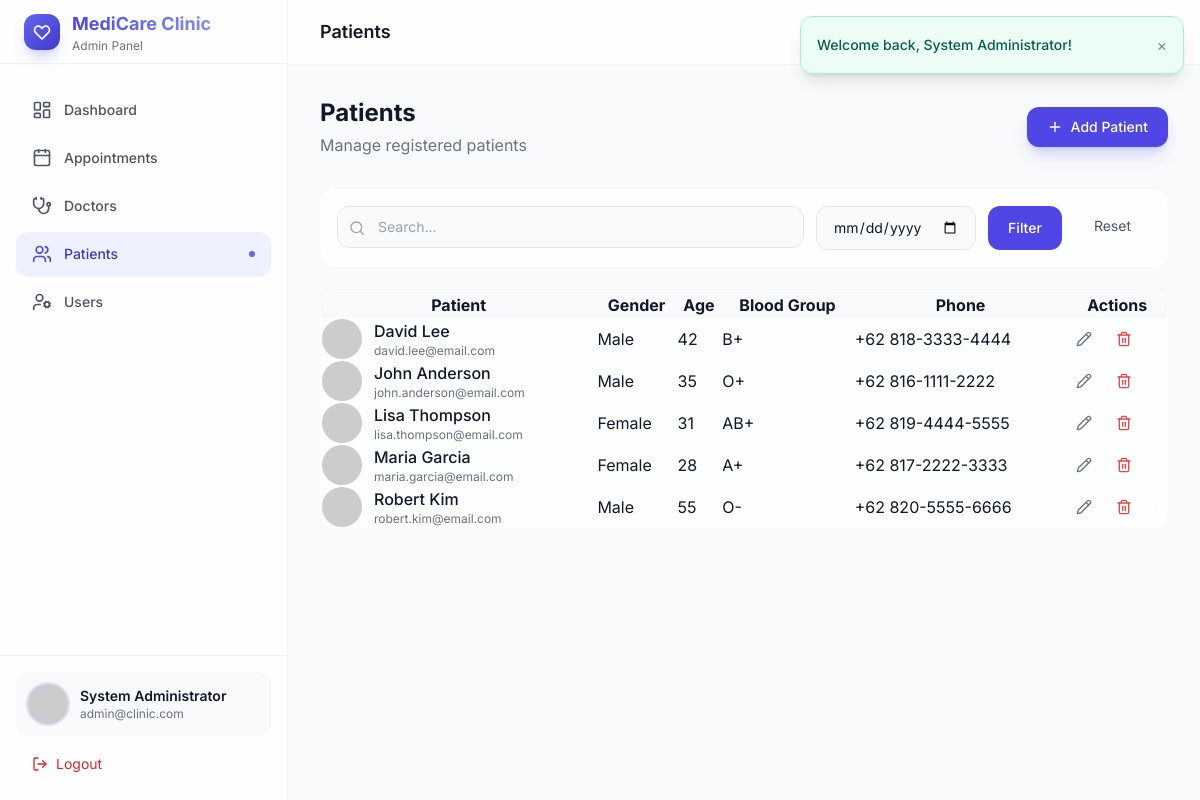
/admin/patients/index.php (signed in), run on the app's committed database.
### tables this page shows
CREATE TABLE IF NOT EXISTS patients (
    id INT UNSIGNED AUTO_INCREMENT PRIMARY KEY,
    user_id INT UNSIGNED NOT NULL UNIQUE,
    gender ENUM('male', 'female', 'other') NOT NULL,
    age INT UNSIGNED NOT NULL,
    blood_group VARCHAR(5) DEFAULT NULL,
    phone VARCHAR(20) NOT NULL,
    address TEXT NOT NULL,
    created_at TIMESTAMP DEFAULT CURRENT_TIMESTAMP,
    FOREIGN KEY (user_id) REFERENCES users(id) ON DELETE CASCADE
);

CREATE TABLE IF NOT EXISTS users (
    id INT UNSIGNED AUTO_INCREMENT PRIMARY KEY,
    full_name VARCHAR(150) NOT NULL,
    email VARCHAR(150) NOT NULL UNIQUE,
    password VARCHAR(255) NOT NULL,
    role ENUM('admin', 'doctor', 'patient') NOT NULL DEFAULT 'patient',
    profile_image VARCHAR(255) DEFAULT NULL,
    created_at TIMESTAMP DEFAULT CURRENT_TIMESTAMP,
    INDEX idx_users_role (role),
    INDEX idx_users_email (email)
);

### config/database.php (called while the page is built, shortened)
<?php
class Database
{
    private static ?PDO $instance = null;
    public static function getConnection(): PDO
    {
        if (self::$instance === null) {
            $host = 'localhost';
            $dbname = 'clinic_management';
            $username = 'root';
            $password = '';
            $charset = 'utf8mb4';
            $dsn = "mysql:host={$host};dbname={$dbname};charset={$charset}";
            $options = [
                PDO::ATTR_ERRMODE            => PDO::ERRMODE_EXCEPTION,
                PDO::ATTR_DEFAULT_FETCH_MODE => PDO::FETCH_ASSOC,
                PDO::ATTR_EMULATE_PREPARES   => false,
            ];
            try {
                self::$instance = new PDO($dsn, $username, $password, $options);
            } catch (PDOException $e) {
                die('Database connection failed: ' . $e->getMessage());
            }
        }
        return self::$instance;
    }
}

### helpers/functions.php (called while the page is built, shortened)
<?php
function e(?string $value): string
{
    return htmlspecialchars($value ?? '', ENT_QUOTES, 'UTF-8');
}
function base_url(string $path = ''): string
{
    $base = rtrim(APP_URL, '/');
    $path = ltrim($path, '/');
    if ($path === '') {
        return $base . '/';
    }
    return $base . '/' . $path;
}
function sanitize(string $input): string
{
    return trim(strip_tags($input));
}
function profile_image(?string $image, string $name = 'U'): string
{
    return 'https://ui-avatars.com/api/?name=' . urlencode($name) . '&background=6366f1&color=fff&size=128';
}
function paginate(int $total, int $page, int $perPage = ITEMS_PER_PAGE): array
{
    $totalPages = max(1, (int) ceil($total / $perPage));
    $page = max(1, min($page, $totalPages));
    $offset = ($page - 1) * $perPage;
    return [
        'total'       => $total,
        'per_page'    => $perPage,
        'current'     => $page,
        'total_pages' => $totalPages,
        'offset'      => $offset,
    ];
}

### modules/patients/PatientModel.php (called while the page is built, shortened)
<?php
class PatientModel
{
    private PDO $db;
    public function __construct()
    {
        $this->db = Database::getConnection();
    }
    public function getAll(string $search = '', int $limit = 10, int $offset = 0): array
    {
        $sql = 'SELECT p.*, u.full_name, u.email, u.profile_image
                FROM patients p
                JOIN users u ON p.user_id = u.id
                WHERE 1=1';
        $params = [];
        $sql .= ' ORDER BY u.full_name ASC LIMIT ? OFFSET ?';
        $params[] = $limit;
        $params[] = $offset;
        $stmt = $this->db->prepare($sql);
        $stmt->execute($params);
        return $stmt->fetchAll();
    }
    public function count(string $search = ''): int
    {
        $sql = 'SELECT COUNT(*) FROM patients p JOIN users u ON p.user_id = u.id WHERE 1=1';
        $params = [];
        $stmt = $this->db->prepare($sql);
        $stmt->execute($params);
        return (int) $stmt->fetchColumn();
    }
}

### admin/patients/index.php (the view, shortened to what this page needs)
<?php
require_once APP_ROOT . '/includes/components.php';
$patientModel = new PatientModel();
$search = sanitize($_GET['search'] ?? '');
$page = max(1, (int)($_GET['page'] ?? 1));
$total = $patientModel->count($search);
$pagination = paginate($total, $page);
$patients = $patientModel->getAll($search, $pagination['per_page'], $pagination['offset']);
?>
<div class="glass-card rounded-2xl overflow-hidden">
    <div class="overflow-x-auto">
        <table class="w-full data-table">
            <thead class="bg-gray-50 dark:bg-slate-800/50">
                <tr><th>Patient</th><th>Gender</th><th>Age</th><th>Blood Group</th><th>Phone</th><th>Actions</th></tr>
            </thead>
            <tbody>
                <?php if (empty($patients)): ?>
                <tr><td colspan="6"><?php render_empty_state('No patients found', 'No patients registered yet.', 'users'); ?></td></tr>
                <?php else: foreach ($patients as $p): ?>
                <tr>
                    <td>
                        <div class="flex items-center gap-3">
                            <img src="<?= profile_image($p['profile_image'], $p['full_name']) ?>" class="w-10 h-10 rounded-full object-cover" alt="">
                            <div><p class="font-medium"><?= e($p['full_name']) ?></p><p class="text-xs text-gray-500"><?= e($p['email']) ?></p></div>
                        </div>
                    </td>
                    <td class="capitalize"><?= e($p['gender']) ?></td>
                    <td><?= e($p['age']) ?></td>
                    <td><?= e($p['blood_group'] ?: '-') ?></td>
                    <td><?= e($p['phone']) ?></td>
                    <td>
                        <div class="flex items-center gap-2">
                            <a href="<?= base_url('admin/patients/edit.php?id=' . $p['id']) ?>" class="p-2 hover:bg-gray-100 dark:hover:bg-slate-700 rounded-lg"><i data-lucide="pencil" class="w-4 h-4 text-gray-500"></i></a>
                            <button onclick="handleDelete('<?= base_url('admin/patients/delete.php?id=' . $p['id']) ?>')" class="p-2 hover:bg-red-50 rounded-lg"><i data-lucide="trash-2" class="w-4 h-4 text-red-500"></i></button>
                        </div>
                    </td>
                </tr>
                <?php endforeach; endif; ?>
            </tbody>
        </table>
    </div>
</div>
<?php $content = ob_get_clean(); include APP_ROOT . '/layouts/dashboard.php'; ?>

### assets/css/style.css (style rules this page uses)
html { scroll-behavior: smooth; }
.glass-card { background: rgba(255, 255, 255, 0.7); backdrop-filter: blur(12px); border: 1px solid rgba(255, 255, 255, 0.2); }

### data on the page
patients: user.full_name "David Lee", user.email "david.lee@email.com", gender "Male", age "42", blood_group "B+", phone "+62 818-3333-4444"
patients: user.full_name "John Anderson", user.email "john.anderson@email.com", gender "Male", age "35", blood_group "O+", phone "+62 816-1111-2222"
patients: user.full_name "Lisa Thompson", user.email "lisa.thompson@email.com", gender "Female", age "31", blood_group "AB+", phone "+62 819-4444-5555"
patients: user.full_name "Maria Garcia", user.email "maria.garcia@email.com", gender "Female", age "28", blood_group "A+", phone "+62 817-2222-3333"
patients: user.full_name "Robert Kim", user.email "robert.kim@email.com", gender "Male", age "55", blood_group "O-", phone "+62 820-5555-6666"

### other printed values
$role "Admin"
$item['label'] "Dashboard"
$item['label'] "Appointments"
$item['label'] "Doctors"
$item['label'] "Patients"
$item['label'] "Users"
$user['full_name'] "System Administrator"
$user['email'] "admin@clinic.com"
$pageTitle "Patients"
$title "Patients"
$subtitle "Manage registered patients"
$actionLabel "Add Patient"
